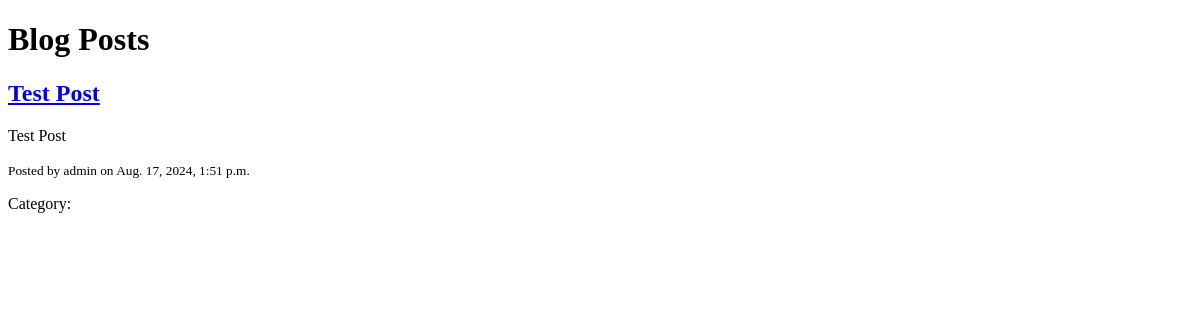
Before: / with the older database file.
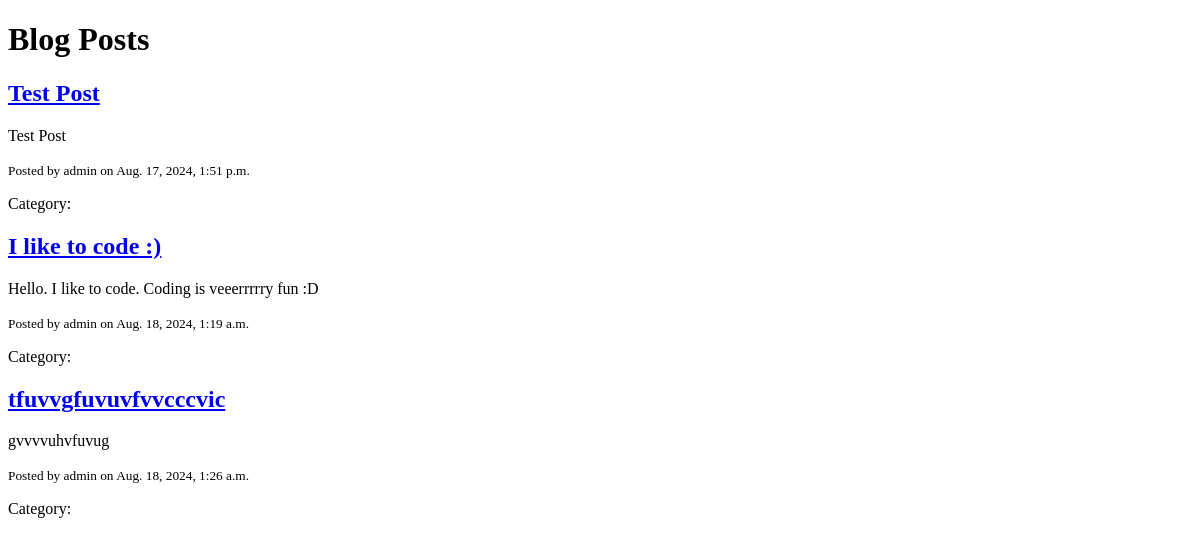
After: the same page with the newer database file.
### blog/models.py (models this page shows, shortened)
class Post(models.Model):
    title = models.CharField(max_length=100)
    content = models.TextField()
    date_posted = models.DateTimeField(default=timezone.now)
    author = models.ForeignKey(User, on_delete=models.CASCADE)
    categories = models.ManyToManyField(Category)
    quote = models.CharField(max_length=255, blank=True)  # Optional quote field

### blog/views.py (the view)
# urls.py: path('', views.home, name='blog-home'),
def home(request):
    posts = Post.objects.all()
    return render(request, 'blog/home.html', {'posts': posts})

### blog/templates/blog/home.html (shortened to what this page needs)
<!doctype html>
<html lang="en">
<head>
</head>
<body>
    <h1>Blog Posts</h1>
    {% for post in posts %}
        <div>
            <h2><a href="{% url 'post-detail' post.pk %}">{{ post.title }}</a></h2>
            <p>{{ post.content|truncatewords:30 }}</p>
            <small>Posted by {{ post.author }} on {{ post.date_posted }}</small>
            <p>Category: {{ post.category }}</p>
        </div>
    {% endfor %}
</body>
</html>

Changed rows visible on the page:
added Post: title "I like to code :)", content "Hello. I like to code. Coding is veeerrrrry fun :D", author "admin", date_posted "Aug. 18, 2024, 1:19 a.m."
added Post: title "tfuvvgfuvuvfvvcccvic", content "gvvvvuhvfuvug", author "admin", date_posted "Aug. 18, 2024, 1:26 a.m."
